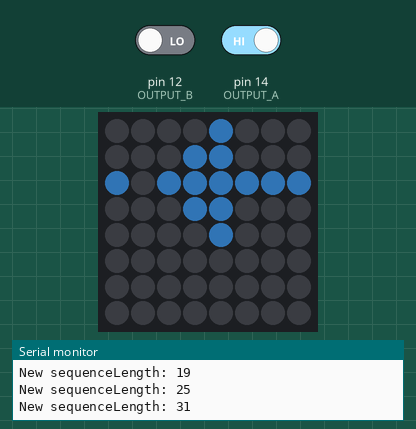
The sketch below on a simulated Arduino Uno, built with avr-gcc and run on an emulated ATmega328P. On the bench: 8×8 RGB LED matrix (first LED top left, wired row by row), the last lines printed to the serial monitor. Inputs (shaded band) come from the test bench; at power-on: pin 14 (OUTPUT_A) HIGH, pin 12 (OUTPUT_B) LOW. Dim RGB values are drawn brighter than linear.

Above: at 1.2 s.
1.3 s: pin 14 (OUTPUT_A) driven LOW
At 2.5 s:
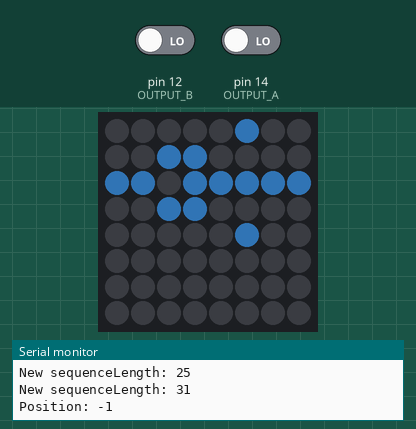
Timing chart, 0 to 4.3 s (numbered marks = the images above; inputs shaded):
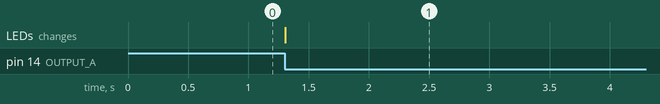

The sketch:

Rotary_Encoder_Controlled_Sequence_Screen.ino
```cpp
#define FASTLED_ESP8266_NODEMCU_PIN_ORDER

#include <FastLED.h>

/*
   struck Character defines how a character is build.
   c is which character the strucks represents, such as 'a' or 'd' or '2'
   x is the array for x coordinates
   y is the array for y coordiantes
   and len is the length of the arrays. The x and y array are always the same length, else you fucked up
*/
struct Character {
  char c;     //The represented character
  int x[30];  //array for x coordinates
  int y[30];  //array for y coordinates
  int len;    //lenth of arrays
};

struct Direction {
  Character c;
  CRGB color;
};

/*
   Things that you should not touch
*/
#define LED_PIN  3
#define COLOR_ORDER GRB
#define CHIPSET     WS2811
#define BRIGHTNESS 64

#define OUTPUT_A 14
#define OUTPUT_B 12
#define BTN_PIN 5

const uint8_t kMatrixWidth = 8;
const uint8_t kMatrixHeight = 8;
const bool    kMatrixSerpentineLayout = false;

#define NUM_LEDS (kMatrixWidth * kMatrixHeight)

CRGB leds_plus_safety_pixel[ NUM_LEDS + 1];
CRGB* const leds( leds_plus_safety_pixel + 1);

/*
   Rotary Encoder Values
*/
int counter = 0;
int aState;
int aLastState;

/*
   LED matrix values
*/
int internalOffset = 0;


/*
   Predefined Characters
*/
Character arrow_up = {'u', {5, 5, 5, 7, 6, 5, 4, 3, 6, 5, 4, 5}, {0, 1, 2, 3, 3, 3, 3, 3, 4, 4, 4, 5}, 11};
Character arrow_down = {'d', {5, 5, 5, 7, 6, 5, 4, 3, 6, 5, 4, 5}, {5, 4, 3, 2, 2, 2, 2, 2, 1, 1, 1, 0}, 11};
Character arrow_left = {'l', {7, 6, 5, 4, 4, 4, 4, 4, 3, 3, 3, 2}, {2, 2, 2, 4, 3, 2, 1, 0, 3, 2, 1, 2}, 11};
Character arrow_right = {'r', {5, 5, 5, 7, 6, 5, 4, 3, 6, 5, 4, 5}, {0, 1, 2, 3, 3, 3, 3, 3, 4, 4, 4, 5}, 11};

/*
   Predefined colors
*/
CRGB red = CRGB(255, 66, 66);
CRGB blue = CRGB(70, 163, 253);
CRGB green = CRGB(27, 185, 0);
CRGB yellow = CRGB(247, 255, 42);

/*
   Sequence values
*/
Direction sequence[16];
int sequenceCounter = 0;
int currentLengthOfSequence;


//////////////Settings////////////
/*
   Lock Rotary Encoder
   True = Rotary encoder can not scroll futher than the content
   False = Rotary encoder can scroll indefinitely
*/
bool lockRotaryEncoder = true;

void setup() {
  FastLED.addLeds<CHIPSET, LED_PIN, COLOR_ORDER>(leds, NUM_LEDS).setCorrection(TypicalSMD5050);
  FastLED.setBrightness(BRIGHTNESS);

  Serial.begin(74880);
  pinMode (OUTPUT_A, INPUT);
  pinMode (OUTPUT_B, INPUT);

  aLastState = digitalRead(OUTPUT_A);

  Direction d1 = {arrow_left, blue};
  Direction d2 = {arrow_left, blue};
  Direction d3 = {arrow_up, red};
  Direction d4 = {arrow_down, green};
  Direction d5 = {arrow_right, yellow};

  AddToSequence(d1);
  AddToSequence(d2);
  AddToSequence(d3);
  AddToSequence(d4);
  AddToSequence(d5);

}

void loop() {
  ReadEncoder();
  PrintSequence();
}


//Prints the directions in the sequence list
void PrintSequence() {
  internalOffset = 0; //Resetting offset
  turnOff();

  for (int i = 0; i < sequenceCounter; i++) {
    turnOnLeds(GetCharacter(sequence[i].c.c), sequence[i].color);
  }
  FastLED.show();
}

//Adds a direction to the sequence list
void AddToSequence(Direction d) {
  if (sequenceCounter == 16) {
    return;
  }

  sequence[sequenceCounter] = d;
  sequenceCounter++;

  currentLengthOfSequence = CalculateLengthOfSequence();
  Serial.print("New sequenceLength: "); Serial.println(currentLengthOfSequence);
}

//Clears sequence
void ClearSequence() {
  sequenceCounter = 0;
}

/*
  //Writes string
  void writeString(String s) {
  internalOffset = 0; //Resetting offset
  turnOff();

  for (int i = 0; i < s.length(); i++) {
    turnOnLeds(GetCharacter(s.charAt(i)),red);
  }

  FastLED.show();
  }
*/

void turnOnLeds(Character c, CRGB color) {
  for (int i = 0; i <= c.len; i++) {

    //Code for checking if any coordinates are out of bounds
    int positionToBeChecked = c.x[i] - counter - internalOffset;
    if (positionToBeChecked > 7 || positionToBeChecked < 0) {
      continue;
    }

    leds[ XY(c.x[i] - counter - internalOffset, c.y[i])]  = color;
  }
  internalOffset += GetWidth(c) + 1;
}

/*
   ReadEncoder manages the raw counter value produced from the rotary encoder.
   It reads the encoder, and assigns the value to the global counter value
*/
void ReadEncoder() {
  aState = digitalRead(OUTPUT_A); // Reads the "current" state of the outputA
  // If the previous and the current state of the outputA are different, that means a Pulse has occured
  if (aState != aLastState) {
    // If the outputB state is different to the outputA state, that means the encoder is rotating clockwise
    if (digitalRead(OUTPUT_B) != aState) {
      counter ++;
    } else {
      counter --;
    }
    Serial.print("Position: ");
    Serial.println(counter);
  }
  aLastState = aState; // Updates the previous state of the outputA with the current state

  if(lockRotaryEncoder){
    ContentPositionCorrection();
  }
}
void ContentPositionCorrection() {
  if (counter > 0) {
    counter = 0;
  }
  if (counter < -currentLengthOfSequence + 8) {
    counter = -currentLengthOfSequence + 8;
  }
}

int CalculateLengthOfSequence() {

  int tempValue = 0;
  for (int i = 0; i < sequenceCounter; i++) {
    Direction d = sequence[i];

    tempValue += GetWidth(d.c) + 1;
  }
  tempValue--;

  return tempValue;
}

//Returnt the width for a charater in pixels
int GetWidth(Character c) {

  int lowestValue = 7;

  for (int i = 0; i <= c.len; i++) {
    if (c.x[i] < lowestValue) {
      lowestValue = c.x[i];
    }
  }
  return 8 - lowestValue;
}

//Sets all leds to black (basically off)
void turnOff() {
  for (int i = 0; i < 8; i++) {
    for (int y = 0; y < 8; y++) {
      leds[ XY(i, y)]  = CHSV( 0, 0, 0);
    }
  }
}

//Returns a Character struct based on the parsed char
Character GetCharacter(char c) {
  switch (c) {
    case 'u':
      return arrow_up;
      break;
    case 'd':
      return arrow_down;
      break;
    case 'l':
      return arrow_left;
      break;
    case 'r':
      return arrow_right;
      break;
  }
}

/*
   ///////////////////LED help Mathods///////////////////
*/
uint16_t XY( uint8_t x, uint8_t y)
{
  uint16_t i;

  if ( kMatrixSerpentineLayout == false) {
    i = (y * kMatrixWidth) + x;
  }

  if ( kMatrixSerpentineLayout == true) {
    if ( y & 0x01) {
      // Odd rows run backwards
      uint8_t reverseX = (kMatrixWidth - 1) - x;
      i = (y * kMatrixWidth) + reverseX;
    } else {
      // Even rows run forwards
      i = (y * kMatrixWidth) + x;
    }
  }

  return i;
}
```

Measured:
- after the input at 1.3 s, the LEDs: change at once (image 1)
